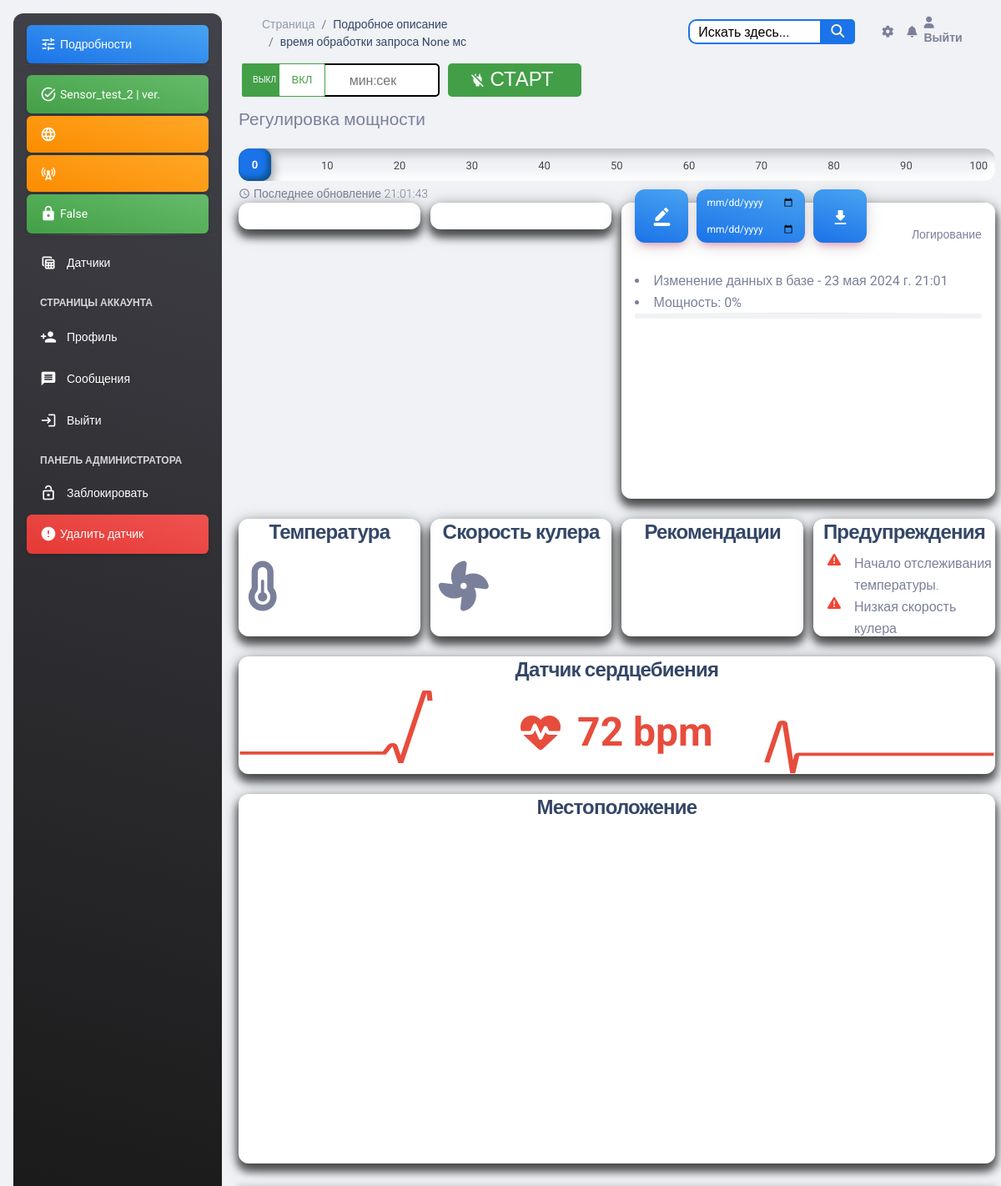
The app's page /sensor/22/ (signed in), older data.
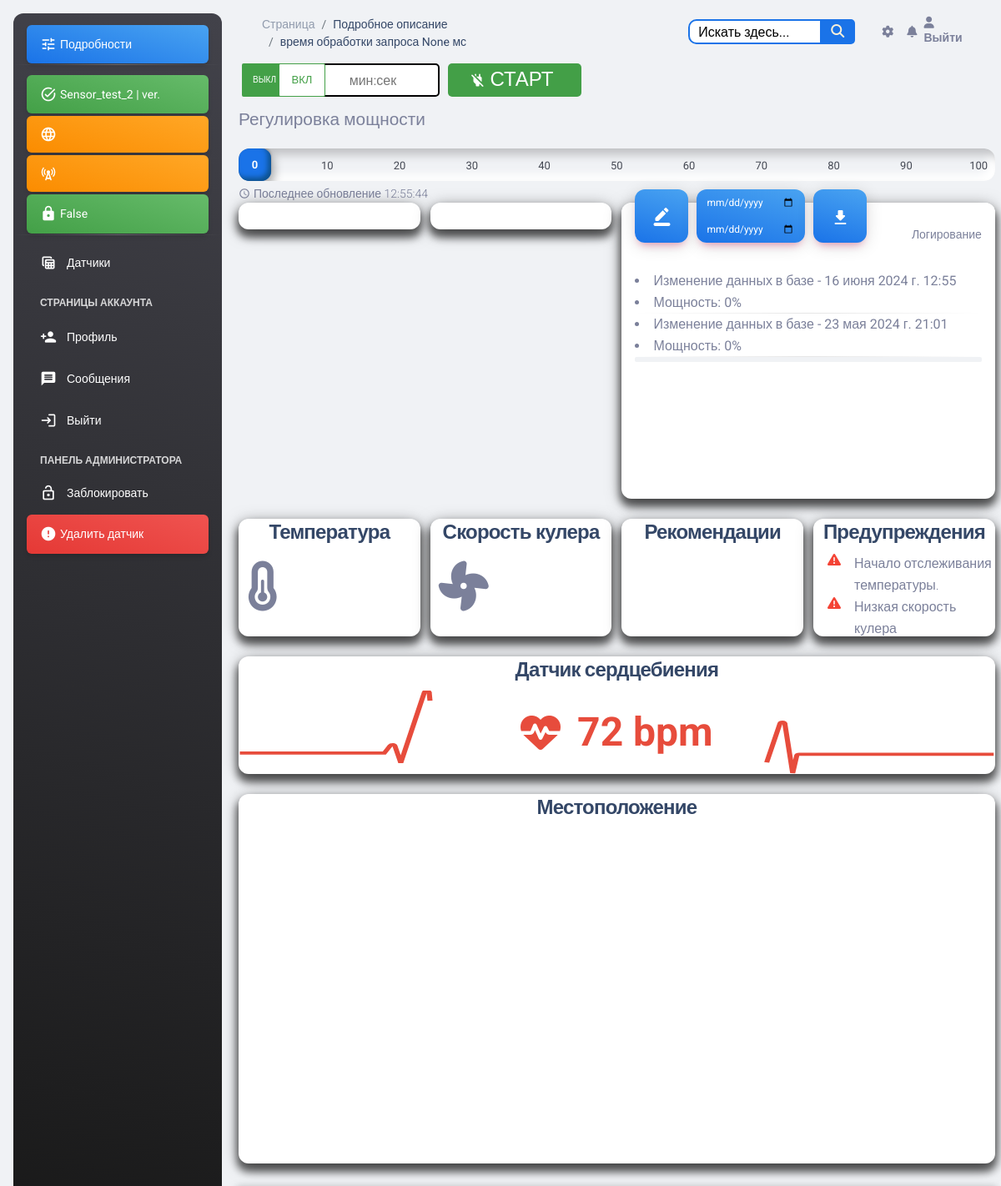
The same page, newer data.
### esp_sensor/models.py (models this page shows, shortened)
class SensorLog(models.Model):
    sensor = models.ForeignKey(Sensor, on_delete=models.CASCADE)
    timestamp = models.DateTimeField(auto_now_add=True)
    log_type = models.CharField(max_length=20)
    previous_power = models.IntegerField(null=True, blank=True)
    previous_watt = models.IntegerField(null=True, blank=True)
    previous_volt = models.IntegerField(null=True, blank=True)
    class Meta:
        verbose_name = 'Логи'
        verbose_name_plural = 'Логи'

### esp_sensor/views.py (the view, shortened to what this page needs)
# urls.py: path('sensor/<int:pk>/', SensorDetailView.as_view(), name='sensor_detail'),
class SensorDetailView(LoginRequiredMixin, DetailView):
    model = Sensor
    template_name = 'sensor/sensor_detail.html'
    context_object_name = 'sensor'
    paginate_by = 15
    def get_queryset(self):
        queryset = super().get_queryset()
        return queryset.prefetch_related('sensorlog_set').all()
    def get_context_data(self, **kwargs):
        context = super().get_context_data(**kwargs)
        sensor = self.get_object()
        logs = sensor.sensorlog_set.all().order_by('-timestamp')
        paginator = Paginator(logs, 10)
        page_number = self.request.GET.get('page')
        page_logs = paginator.get_page(page_number)
        context['logs'] = page_logs
        context['sensor_id'] = sensor.id
        temperature = sensor.temperature
        fan_speed = sensor.fan_speed
        context['temperature'] = temperature
        context['fan_speed'] = fan_speed
        context['tampered'] = sensor.tampered
        context['tampered_at'] = sensor.tampered_at
        self.add_warnings_to_context(sensor, context)
        self.add_recommendations_to_context(sensor, context)
        if logs.exists():
            context[
                'latest_log'] = logs.first()
        else:
            context['latest_log'] = None
        return context
    def add_warnings_to_context(self, sensor, context):
        warnings = []
        previous_temperatures = self.request.session.get('previous_temperatures', [])
        temperature = sensor.temperature
        fan_speed = sensor.fan_speed
        if previous_temperatures:
            last_three_temperatures = previous_temperatures[-3:]
            if all(temp > last_three_temperatures[i - 1] for i, temp in
                   enumerate(last_three_temperatures[1:], start=1)):
                warnings.append('Температура постоянно растет.')
        else:
            warnings.append('Начало отслеживания температуры.')
        previous_temperatures.append(temperature)
        self.request.session['previous_temperatures'] = previous_temperatures
        if temperature is not None and temperature > 80:
            warnings.append('Высокая температура устройства')
        if fan_speed is not None and fan_speed < 100:
            warnings.append('Низкая скорость кулера')
        context['warnings'] = warnings
    def add_recommendations_to_context(self, sensor, context):
        recommendations = []
        previous_powers = self.request.session.get('previous_powers', [])
        power = sensor.power
        previous_powers.append(power)
        self.request.session['previous_powers'] = previous_powers
        if len(previous_powers) >= 5 and all(p > 90 for p in previous_powers[-5:]):
            recommendations.append('Мощность устройства долгое время превышает 90%. Рекомендуется снизить мощность.')
        context['recommendations'] = recommendations
    def render_to_response(self, context, **response_kwargs):
        if self.request.headers.get('x-requested-with') == 'XMLHttpRequest':
            logs_html = self.render_logs_to_html(context['logs'])
            num_pages = context['logs'].paginator.num_pages
            return JsonResponse(
                {'logs_html': logs_html, 'has_next': context['logs'].has_next(), 'num_pages': num_pages})
        else:
            return super().render_to_response(context, **response_kwargs)

### account/models.py (called while the page is built)
    def save(self, *args, **kwargs):
        self.slug = "{}".format(self.user.username)
        super().save(*args, **kwargs)

### esp_sensor/models.py (called while the page is built)
    def is_blocked(self):
        return self.blocked

### templates/sensor/sensor_detail.html (shortened to what the changed rows need)
{% load static %}
{% include 'base.html' %}
<body class="g-sidenav-show  bg-gray-200">
<main class="main-content position-relative max-height-vh-100 h-100 border-radius-lg ">
    <div class="container-fluid">
        <div class="row">
            <div class="d-flex " style="margin-top: 5px">
                <i class="material-icons text-sm my-auto me-1">schedule</i>
                {% if latest_log %}
                    <p class="mb-0 text-sm">Последнее обновление {{ latest_log.timestamp | date:"H:i:s" }}</p>
                {% endif %}
            </div>
            <div class="col-xl-6 col-sm-6 mb-xl-0 mb-4">
                <div class="card" style="height: 100%">
                    <div class="card-footer p-3 parent2  sleeve2  " id="myDiv"
                         style="overflow-y: scroll; height: 290px;">
                        <div id="logs-container">
                            {% for log in logs %}
                                <li>{{ log.log_type }} - {{ log.timestamp }}</li>
                                <li>Мощность: {{ log.previous_power }}%</li>
                                <hr class="dark horizontal my-0">
                            {% endfor %}
                        </div>
                    </div>
                </div>
            </div>
        </div>
        <div class="row">
            <div class="col-xl-3 col-sm-6 mb-xl-0 mt-4 d-flex">
                <div class="card flex-grow-1">
                    <div class="recommendations-content" style="overflow-y: auto; max-height: 100px;">
                        <ul style="list-style: none;" id="warnings-list">
                            {% if sensor.work %}
                                {% for warning in warnings %}
                                    <li class="d-flex" style="margin-left: -15px;">
                                        <div class="me-3 text-danger">
                                            <i class="fas fa-exclamation-triangle"></i>
                                        </div>
                                        <p style="margin-bottom: 0;">{{ warning }}</p>
                                    </li>
                                {% endfor %}
                            {% endif %}
                        </ul>
                    </div>
                </div>
            </div>
        </div>
</main>
</body>

Row changes from the older to the newer data that the page shows:
added SensorLog: timestamp "12:55:44", log_type "Изменение данных в базе", timestamp "16 июня 2024 г. 12:55", previous_power "0"
Text that changed along with them:
{{ latest_log.timestamp | date:"H:i:s" }}: "21:01:43" → "12:55:44"
